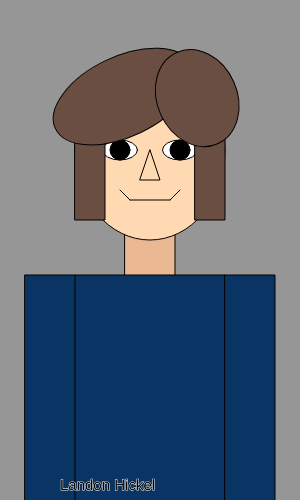
Frame 1 (no input)
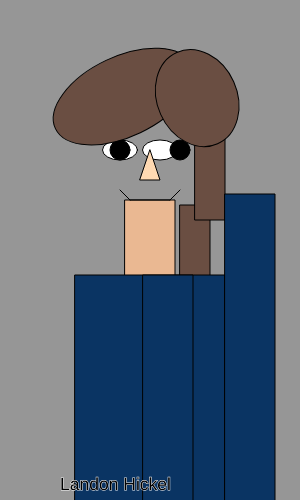
Frame 60 (no input)
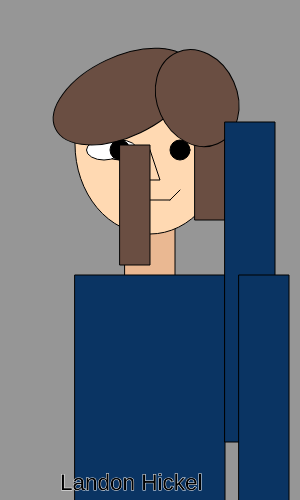
Frame 120 (the mouse pressed at the canvas centre since frame 60)

The p5.js sketch that drew these frames (run headless with seeded random() and noise() and a simulated clock; from frame 60 on, the mouse is pressed at the canvas centre):

// p5.js sketch
// ── sketch.js
  var x = 180;
  var xx = 25;
  var xmove = 4;
  var xxmove = 2;
  var y = 150;
  var yy = 275;
  var ymove = 6;
  var yymove = 9;
  var xy = 75;
  var yx = 100;
  var xymove = 5;
  var tet = 15;
  var tetg = 2.5;

function setup() {
  createCanvas(300, 500);
}

function draw() {
  background(150);
  stroke(0,0,0)
  fill(234,184,146)
  rect(125,200,50,100)
  fill(255,217,178)
  ellipse(150,y,150,180);
  if(y >= 500 || y <= 70)
  {
    ymove *= -1
  }
  y += ymove;
  fill(300,300,300)
  ellipse(120,150,35,20);
  ellipse(x,150,35,20);
  if(x >= 285 || x <= 15)
  {
    xmove *= -1
  }
  x += xmove;
  fill(0,0,0)
  circle(120,150,20)
  circle(180,150,20);
  fill(255,217,178);
  triangle(140,180,160,180,150,150);
  line(130,200,170,200);
  line(130,200,120,190);
  line(180,190,170,200);
  fill(106,78,66)
  rect(xy,yx,30,120)
  if(yx >= 300 || xy <= 0)
  {
    xymove *= -1
  }
  xy += xymove;
  yx += xymove;
  rect(195,100,30,120)
  rotate(320)
  ellipse(70,140,150,80);
  rotate(-320)
  rotate(20)
  ellipse(170,-140,100,80);
  rotate(-20)
  fill(10,52,99);
  rect(75,275,150,320);
  rect(225,yy,50,320);
  if(yy >= 300 || yy <= 0)
  {
    yymove *= -1
  }
  yy += yymove;
  rect(xx,275,50,320);
  if(xx >= 250 || xx <= 1)
  {
    xxmove *= -1
  }
  xx += xxmove;
  fill(0,0,0)
  stroke(300,300,300)
  textSize(tet);
  if(tet >= 75 || tet <= 3)
  {
    tetg *= -1
  }
  tet += tetg;
  text('Landon Hickel', 60, 490);
}
